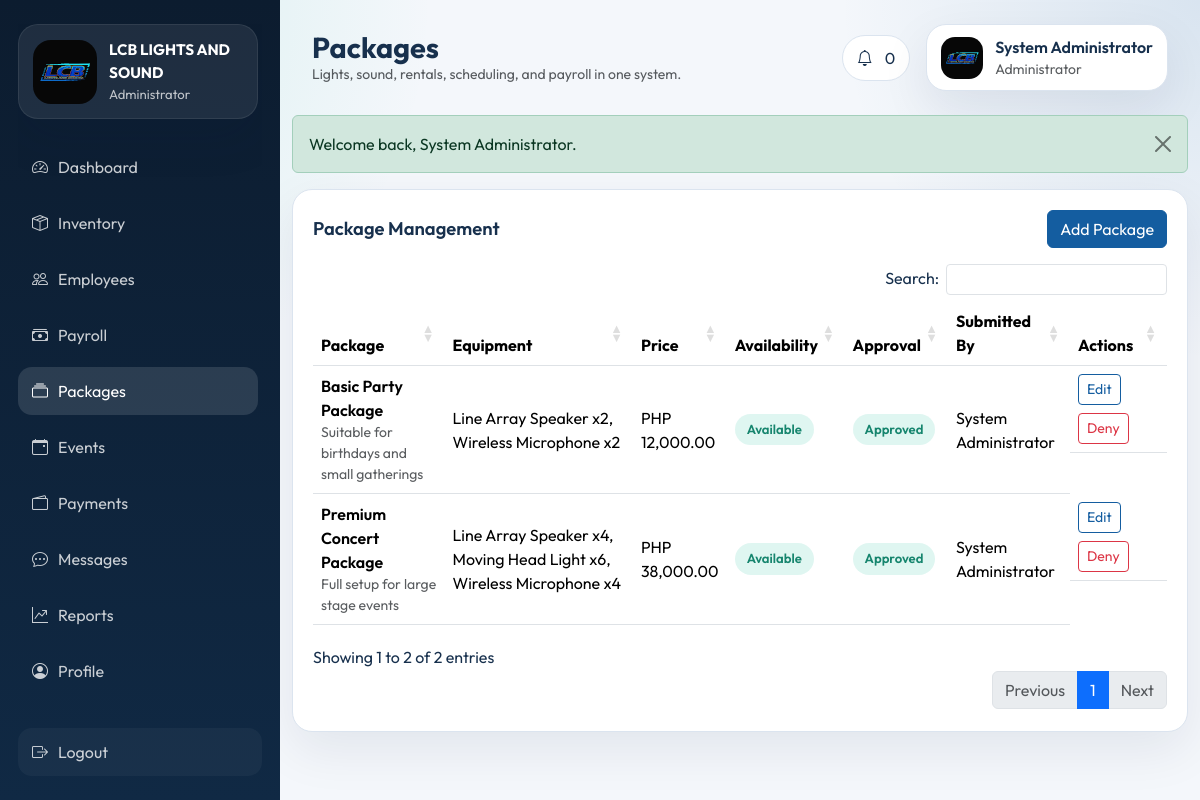
Screenshot of /admin/packages.php (signed in) with the database file from the repository.
### tables this page shows
CREATE TABLE packages (
    id INT AUTO_INCREMENT PRIMARY KEY,
    package_name VARCHAR(150) NOT NULL,
    description TEXT NULL,
    equipment_ids TEXT NULL,
    equipment_summary TEXT NULL,
    price DECIMAL(10,2) NOT NULL DEFAULT 0,
    availability_status ENUM('Available', 'Unavailable') NOT NULL DEFAULT 'Available',
    approval_status ENUM('Pending', 'Approved', 'Denied') NOT NULL DEFAULT 'Pending',
    submitted_by INT NULL,
    approved_by INT NULL,
    created_at TIMESTAMP DEFAULT CURRENT_TIMESTAMP,
    FOREIGN KEY (submitted_by) REFERENCES users(id) ON DELETE SET NULL,
    FOREIGN KEY (approved_by) REFERENCES users(id) ON DELETE SET NULL
);

CREATE TABLE users (
    id INT AUTO_INCREMENT PRIMARY KEY,
    username VARCHAR(100) NOT NULL UNIQUE,
    password_hash VARCHAR(255) NOT NULL,
    account_type ENUM('administrator', 'employee', 'rental') NOT NULL,
    full_name VARCHAR(150) NOT NULL,
    address TEXT NULL,
    contact_number VARCHAR(30) NULL,
    employee_role ENUM('Sound Technician', 'Light Technician', 'Crew') NULL,
    profile_image VARCHAR(255) NULL,
    is_active TINYINT(1) NOT NULL DEFAULT 1,
    created_at TIMESTAMP DEFAULT CURRENT_TIMESTAMP
);

### config/helpers.php (called while the page is built, shortened)
<?php
function db(): mysqli
{
    global $mysqli;
    return $mysqli;
}
function e(?string $value): string
{
    return htmlspecialchars((string) $value, ENT_QUOTES, 'UTF-8');
}
function fetch_all(string $sql, string $types = '', array $params = []): array
{
    $stmt = db()->prepare($sql);
    $stmt->execute();
    return $stmt->get_result()->fetch_all(MYSQLI_ASSOC);
}
function money(float $value): string
{
    return 'PHP ' . number_format($value, 2);
}

### admin/packages.php (the view, shortened to what this page needs)
<?php
$packages = fetch_all('SELECT p.*, u.full_name AS submitter_name FROM packages p LEFT JOIN users u ON u.id = p.submitted_by ORDER BY p.created_at DESC');
require BASE_PATH . '/partials/layout_top.php';
?>
<div class="content-card">
    <div class="d-flex justify-content-between align-items-center mb-3">
        <div class="section-title">Package Management</div>
        <button class="btn btn-primary" data-bs-toggle="modal" data-bs-target="#addPackageModal">Add Package</button>
    </div>
    <div class="table-responsive">
        <table class="table datatable align-middle">
            <thead><tr><th>Package</th><th>Equipment</th><th>Price</th><th>Availability</th><th>Approval</th><th>Submitted By</th><th>Actions</th></tr></thead>
            <tbody>
            <?php foreach ($packages as $package): ?>
                <tr>
                    <td><div class="fw-semibold"><?= e($package['package_name']) ?></div><div class="small text-muted"><?= e($package['description']) ?></div></td>
                    <td><?= e($package['equipment_summary'] ?: 'No linked equipment') ?></td>
                    <td><?= e(money((float) $package['price'])) ?></td>
                    <td><span class="status-pill status-<?= strtolower($package['availability_status']) ?>"><?= e($package['availability_status']) ?></span></td>
                    <td><span class="status-pill status-<?= strtolower($package['approval_status']) ?>"><?= e($package['approval_status']) ?></span></td>
                    <td><?= e($package['submitter_name'] ?? 'System') ?></td>
                    <td class="d-flex gap-2 flex-wrap">
                        <button class="btn btn-sm btn-outline-primary" data-bs-toggle="modal" data-bs-target="#editPackage<?= (int) $package['id'] ?>">Edit</button>
                        <?php if ($package['approval_status'] !== 'Denied'): ?><form method="post"><button class="btn btn-sm btn-outline-danger">Deny</button></form><?php endif; ?>
                    </td>
                </tr>
            <?php endforeach; ?>
            </tbody>
        </table>
    </div>
</div>
<?php require BASE_PATH . '/partials/layout_bottom.php'; ?>

### assets/css/style.css (style rules this page uses)
:root { --bg: #f4f7fb; --surface: #ffffff; --surface-alt: #0c1c2f; --text: #17304d; --muted: #6e8097; --primary: #145da0; --accent: #1fbf9f; --warning: #f39c12; --danger: #d64545; --border: #dbe4ef; --shadow: 0 18px 50px rgba(8, 31, 61, 0.08); }
* { box-sizing: border-box; }
body { margin: 0; background: radial-gradient(circle at top left, rgba(31, 191, 159, 0.16), transparent 30%), radial-gradient(circle at top right, rgba(20, 93, 160, 0.12), transparent 25%), var(--bg); color: var(--text); font-family: 'Outfit', sans-serif; }
.brand-card, .user-chip, .stats-card, .content-card, .mini-card, .auth-card, .calendar-card { background: var(--surface); border: 1px solid var(--border); border-radius: 20px; box-shadow: var(--shadow); }
.stats-card, .content-card, .mini-card, .calendar-card { padding: 20px; }
.section-title { font-size: 1.15rem; font-weight: 600; }
.status-pill { display: inline-flex; align-items: center; border-radius: 999px; padding: 6px 12px; font-size: 0.82rem; font-weight: 600; }
.status-available, .status-approved, .status-paid, .status-completed { background: rgba(31, 191, 159, 0.14); color: #16856e; }
.container-fluid, .row, .content-card, .calendar-card, .stats-card { min-width: 0; }
.btn-primary { background: var(--primary); border-color: var(--primary); }
.btn-outline-primary { color: var(--primary); border-color: var(--primary); }

### rows the page displays
packages: package_name "Basic Party Package", description "Suitable for birthdays and small gatherings", equipment_summary "Line Array Speaker x2, Wireless Microphone x2", price "PHP 12,000.00", availability_status "Available", approval_status "Approved", submitted_by.full_name "System Administrator"
packages: package_name "Premium Concert Package", description "Full setup for large stage events", equipment_summary "Line Array Speaker x4, Moving Head Light x6, Wireless Microphone x4", price "PHP 38,000.00", availability_status "Available", approval_status "Approved", submitted_by.full_name "System Administrator"

### other values shown
role_label($accountType) "Administrator"
$label "Dashboard"
$label "Inventory"
$label "Employees"
$label "Payroll"
$label "Packages"
$label "Events"
$label "Payments"
$label "Messages"
$label "Reports"
$label "Profile"
$pageTitle "Packages"
$notificationCount "0"
$user['full_name'] "System Administrator"
$user['employee_role'] "Administrator"
